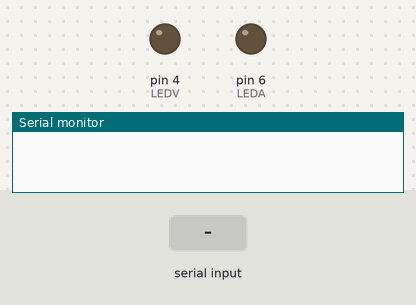
Bench run of a sketch on a simulated Arduino Uno, built with avr-gcc and run on an emulated ATmega328P. Parts: output pins drawn as LEDs (lit = HIGH), the last lines printed to the serial monitor. The inputs (shaded band) are chosen by the test bench.

Above: at 1.2 s.
1.3 s: "water" received over the second serial link
At 3.7 s:
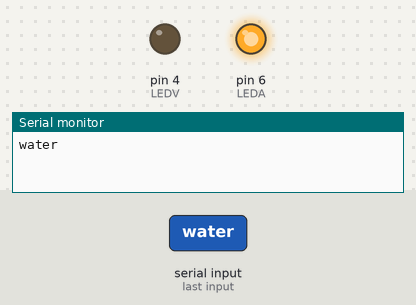
4.0 s: "no_water" received over the second serial link
At 5.7 s:
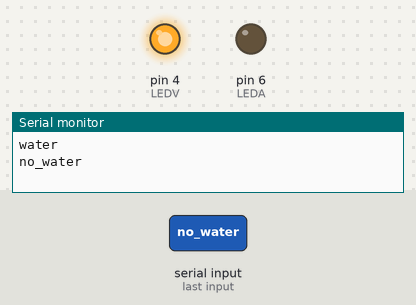
Timing chart, 0 to 7.2 s (numbered marks = the images above; inputs shaded):
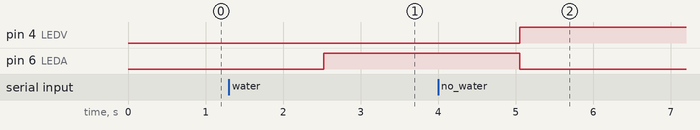

The sketch:

lora-receptor__1_.ino
```cpp
#include <SoftwareSerial.h>
#include  <HCSR04.h>

#define LEDV 4
#define LEDA 6
SoftwareSerial loraSerial(2, 3); // TX, RX

void setup() {

  pinMode(LEDV, OUTPUT); // led vermelho
  pinMode(LEDA, OUTPUT); // led Azul

  Serial.begin(9600);
  loraSerial.begin(9600);
  }

void loop() {

  if(loraSerial.available() > 1){
    String input = loraSerial.readString();
    Serial.println(input);
      if(input == "water") {
        digitalWrite(LEDA, HIGH);
        digitalWrite(LEDV, LOW);
      }
      if(input == "no_water") {
        digitalWrite(LEDA, LOW);
        digitalWrite(LEDV, HIGH);
      }
   }   delay(20);

  String input = loraSerial.readString();
  Serial.println(input);
     if(input == "distance");
     loraSerial.print("distance");
     delay (500);


}
```

Measured:
- after the input at 1.3 s, pin 6 (LEDA): LOW → HIGH after 1.2 s
- after the input at 4.0 s, pin 4 (LEDV): LOW → HIGH after 1.1 s; pin 6 (LEDA): HIGH → LOW after 1.1 s
